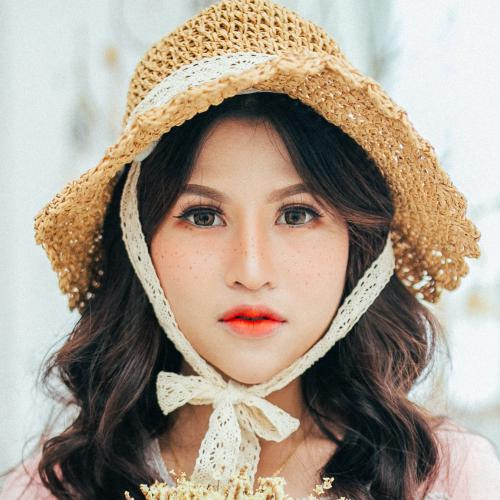
#> input picture images/female/asian/anthony-tran-6s3L8El33QE-unsplash.jpg, 500 x 500 px, given in place of woman-761642_1920.jpg, which was not available
$ jupyter execute --allow-errors 'Eigenface,Geom.features,HOG,Gabor,SIFT+shallow predictor.ipynb'   (older library calls are emulated)
#> lines starting #> are read from the running program, lines starting #| are printed output that depends on the picture; pictures that were not available may be replaced by others from this repository, and a replacement may not be noted
[cell 1]
import pandas as pd
import numpy as np
from sklearn.model_selection import train_test_split
from scipy import spatial

#prepare data with generic scores

txt1 = pd.read_csv('scores/train_2022.txt', sep=" ",  header = None)
#> (reads scores/train_2022.txt from the repository)
txt2 = pd.read_csv('scores/test_2022.txt', sep=" ",  header = None)
#> (reads scores/test_2022.txt from the repository)
txt3 = pd.read_csv('scores/val_2022.txt', sep=" ", header = None)
#> (reads scores/val_2022.txt from the repository)
data = pd.concat([txt1,txt2,txt3])
data.columns = ['image', 'score']

data = data.sort_values(by=['score'])

# run eigenface + shallow predictor

#> (the rest of this cell did not finish here and is left out)

[cell 2]
#Eigenface + shallow predictor

from scipy.stats import pearsonr
from sklearn.preprocessing import StandardScaler
from sklearn import preprocessing
from sklearn.svm import SVR
import sklearn.metrics as metrics
from sklearn.decomposition import PCA
from PIL import Image
import matplotlib.pyplot as plt


# [119 lines left out: functions preprocess_data, preprocess_data2, eigenface, not called in this run]

[cell 3]
# get Gabor, HOF, SIFT featutes

import numpy as np
from cv2 import cv2
import cv2 as cv
import os
from skimage.feature import hog

#import csv


EPS = 0.00000000000000001

def build_filters():
    filters = []

    # Size of Gabor kernel
    ksize = 31

    # For different orientations
    for theta in np.arange(0, np.pi, np.pi/4):
        # And different wavelengths of the sinusoidal factor
        for lamb in np.arange(np.pi/4, np.pi, np.pi/4):
            # Get a filter
            kern = cv2.getGaborKernel((ksize, ksize), 4.0, theta, lamb, 0.5, 0, ktype=cv2.CV_32F)
            kern /= 1.5*kern.sum()
            filters.append(kern)
#> in get_all_image_feature_vectors, img is the input picture: shape (500, 500, 3); mean B, G, R 141.8, 156.1, 168.8

    return filters

# Given an image and a set of filters, derive the response matrices
def process(img, filters):
    img = cv2.cvtColor(img,cv2.COLOR_BGR2GRAY)
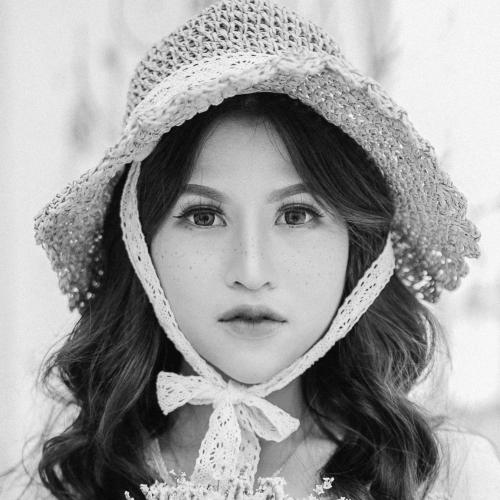
#> img: shape (500, 500); min 1, max 254, mean 158.3
    img = cv2.resize(img, (100,100))
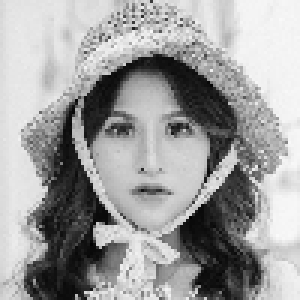
#> img: shape (100, 100) (shown 3 times larger); min 1, max 250, mean 158.4

    responses = []
    # accum = np.zeros_like(img)
    for kern in filters:
        fimg = cv2.filter2D(img, cv2.CV_8UC3, kern)
        responses.append(fimg)
#> this loop made 12 passes
#> pass 1, in process, `fimg = cv2.filter2D(img, cv2.CV_8UC3, kern)`:
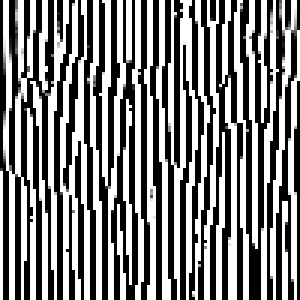
#> fimg: shape (100, 100) (shown 3 times larger); min 0, max 255, mean 126.9
#> pass 2, in process, `fimg = cv2.filter2D(img, cv2.CV_8UC3, kern)`:
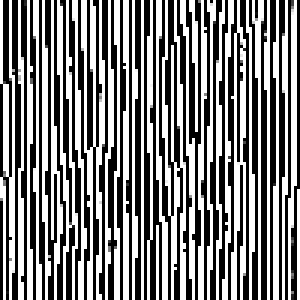
#> fimg: shape (100, 100) (shown 3 times larger); min 0, max 255, mean 127.8
#> pass 3, in process, `fimg = cv2.filter2D(img, cv2.CV_8UC3, kern)`:
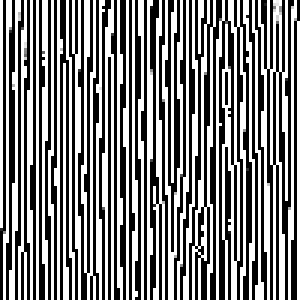
#> fimg: shape (100, 100) (shown 3 times larger); min 0, max 255, mean 128.2
#> after the loop, responses = 12 items
        # np.maximum(accum, fimg, accum)

    return responses

# Given a response matrix, compute for the local energy
# Local Energy = summing up the squared value of each matrix value from a response matrix
def get_local_energy (matrix):
    local_energy = 0.0
    for row in range (len(matrix)):
        for col in range(len(matrix[0])):
            val = int(matrix[row][col]) * int(matrix[row][col])
            local_energy = local_energy + val

    # Divide by the highest possible value, which is 255^2 * (100 x 100)
    # to normalize values from 0 to 1, and replace 0s with EPS value to work with NB
    local_energy = local_energy / 650250000
    return EPS if local_energy == 0 else local_energy

# Given a response matrix, compute for the mean amplitude
# Mean Amplitude = sum of absolute values of each matrix value from a response matrix
def get_mean_amplitude (matrix):
    mean_amp = 0.0

    for row in range (len(matrix)):
        for col in range(len(matrix[0])):
            val = abs(int(matrix[row][col]))
            mean_amp = mean_amp + val

    # Divide by the highest possible value, which is 255 * (100 x 100)
    # to normalize values from 0 to 1, and replace 0s with EPS value to work with NB
    mean_amp = mean_amp / 2550000
    return EPS if mean_amp == 0 else mean_amp

# Return a list of images from the given directory
# [7 lines left out: function load_images_from_folder, not called in this run]

# Get the feature vector (local energy/mean amplitude from response matrices) of an image
# This function is called when bulding the CSV files or when processing each frame
def get_image_feature_vector(image, filters, positive=None):
    response_matrices = process(image, filters)
#> response_matrices = 12 items

    local_energy_results = []
    mean_amplitude_results = []

    for matrix in response_matrices:
        local_energy = get_local_energy(matrix)
        mean_amplitude = get_mean_amplitude(matrix)
        local_energy_results.append (local_energy)
        mean_amplitude_results.append(mean_amplitude)
#> this loop made 12 passes
#> (local_energy, mean_amp in get_mean_amplitude, mean_amplitude) on passes 1 to 12: (0.493, 0.498, 0.498), (0.499, 0.501, 0.501), (0.502, 0.503, 0.503), (0.439, 0.497, 0.497), (0.496, 0.501, 0.501), (0.487, 0.497, 0.497), (0.492, 0.496, 0.496), (0.495, 0.497, 0.497), (0.497, 0.498, 0.498), (0.43, 0.49, 0.49), (0.496, 0.501, 0.501), (0.495, 0.504, 0.504)
#> after the loop, local_energy_results = [0.493, 0.499, 0.502, 0.439, 0.496, 0.487, 0.492, 0.495, 0.497, 0.43, 0.496, 0.495]; mean_amplitude_results = [0.498, 0.501, 0.503, 0.497, 0.501, 0.497, 0.496, 0.497, 0.498, 0.49, 0.501, 0.504]

    if positive is None:
        feature_set = local_energy_results + mean_amplitude_results
    else:
        pos_num = 1 if positive else 0
        feature_set = local_energy_results + mean_amplitude_results + [pos_num]
#> feature_set = 25 values, max 0.504 at index 23, min 0 at index 24, mean 0.472

    return feature_set

# Get all feature vectors of a set of images, used when building the CSV files
def get_all_image_feature_vectors(df, column, features_type = "gabor"):
    filters = build_filters()
    feature_sets = []
    df2 = pd.DataFrame(columns = ['image', column, 'features'])

    for index, row  in df.iterrows():
        try:
           img = cv2.imread(row['image'])


           if features_type == 'HOG1':

              img = cv2.cvtColor(img,cv2.COLOR_BGR2GRAY)
              img = cv2.resize(img,(128,128))
              # compute HOG features
              features, hog_image = hog(img, orientations=8, pixels_per_cell=(16, 16), cells_per_block=(4, 4), block_norm= 'L2',visualize=True)

           elif features_type == 'HOG2':


              img=cv2.resize(img, (64, 128), interpolation=cv2.INTER_CUBIC)
              hog_cv=cv2.HOGDescriptor()

              features=hog_cv.compute(img,winStride=(64,128),padding=(0,0))
              features=features.transpose()
              features = np.squeeze(features)
           elif features_type == 'SIFT':

              #not working right now

              sift = cv2.SIFT_create()
              # compute SIFT keypoints & descriptors for images
              kp, features= sift.detectAndCompute(img, None)

              features = features.flatten()

           else:

              features = get_image_feature_vector(img, filters, positive=False)
#> features has the same summary as feature_set in get_image_feature_vector

           df2.loc[len(df2)] = [row['image'],row[column],features]
        except:
           print(row['image'])
#> pass 2 of the loop in get_all_image_feature_vectors, `for index, row  in df.iterrows():`:
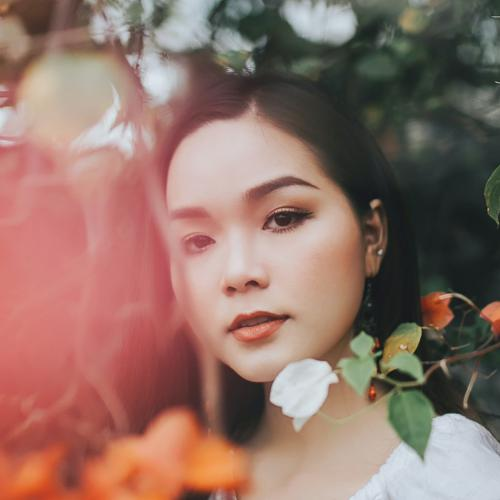
#> input picture images/female/asian/anthony-tran-RG9Z5CtnlUQ-unsplash.jpg, 500 x 500 px, given in place of f8.jpg, which was not available
#> in get_all_image_feature_vectors, img is the input picture: shape (500, 500, 3); mean B, G, R 103.9, 113.8, 145.4
#> in process (call 2), `img = cv2.resize(img, (100,100))`:
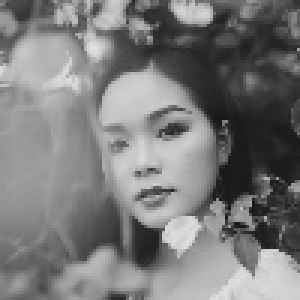
#> img: shape (100, 100) (shown 3 times larger); min 22, max 226, mean 122.1
#> the loop in process (call 2), `for kern in filters:` made 12 passes
#> pass 3, in process (call 2), `fimg = cv2.filter2D(img, cv2.CV_8UC3, kern)`:
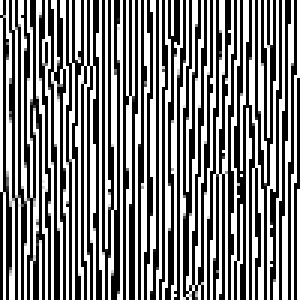
#> fimg: shape (100, 100) (shown 3 times larger); min 0, max 255, mean 127.1
#> the loop in get_image_feature_vector (call 2), `for matrix in response_matrices:` made 12 passes
#> (local_energy, mean_amp in get_mean_amplitude, mean_amplitude) on passes 1 to 8: (0.485, 0.491, 0.491), (0.479, 0.483, 0.483), (0.495, 0.498, 0.498), (0.399, 0.455, 0.455), (0.462, 0.48, 0.48), (0.463, 0.479, 0.479), (0.492, 0.496, 0.496), (0.487, 0.491, 0.491)
#> features = 25 values, max 0.498 at index 14, min 0 at index 24, mean 0.452
    return df2


import pandas as pd
import numpy as np
from sklearn.model_selection import train_test_split
from scipy import spatial

#prepare data with generic scores

txt1 = pd.read_csv('scores/train_2022.txt', sep=" ",  header = None)
txt2 = pd.read_csv('scores/test_2022.txt', sep=" ",  header = None)
txt3 = pd.read_csv('scores/val_2022.txt', sep=" ", header = None)
data = pd.concat([txt1,txt2,txt3])
data.columns = ['image', 'score']
data.image  = data.image.str.replace('/home/ubuntu/ME-beautydatabase/images/','/home/ubuntu/MEBeauty-database/images_crop_align_mtcnn/')

df = get_all_image_feature_vectors (data,'score',features_type = 'gabor')
